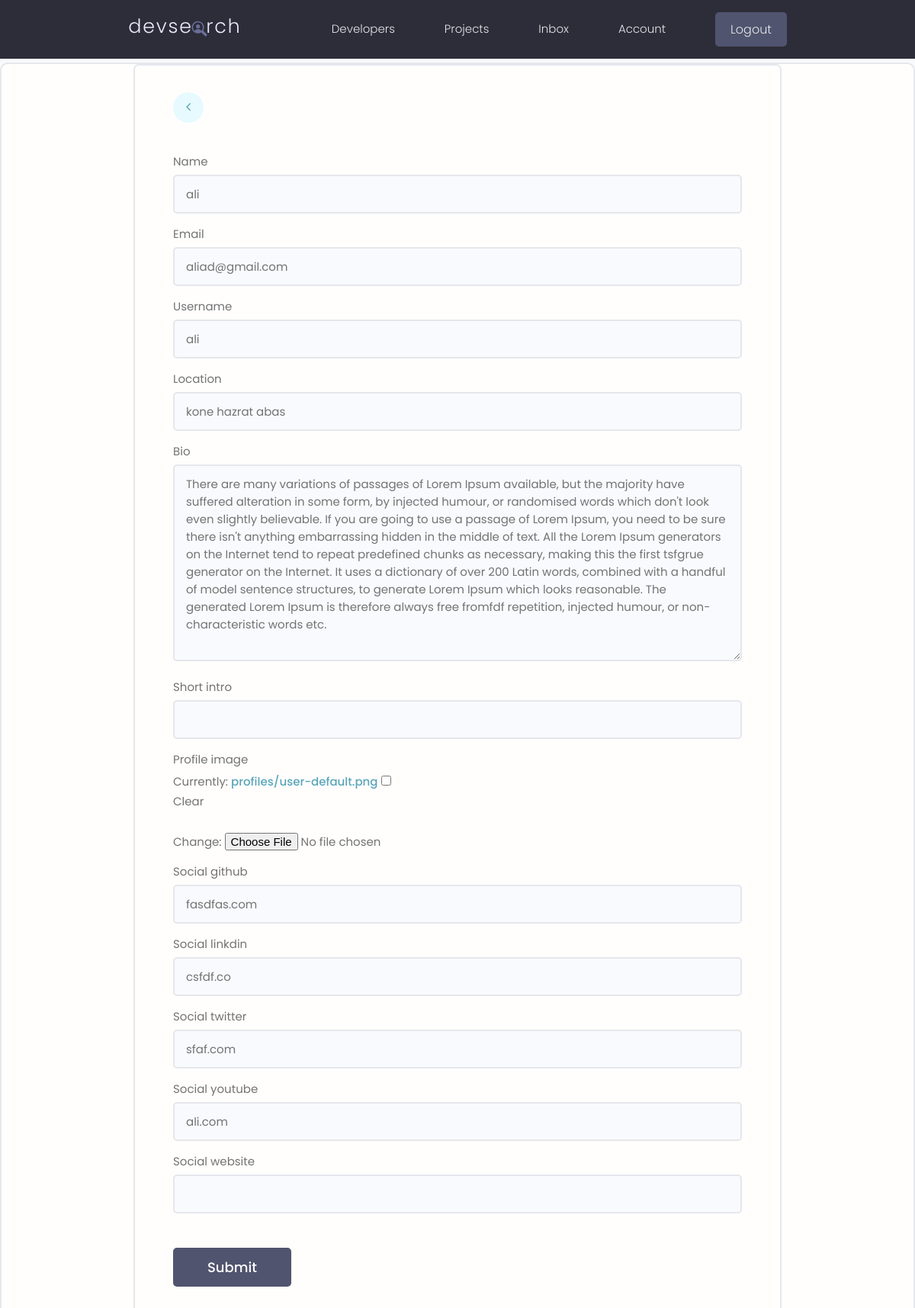
/editaccount/ (signed in), run on an earlier commit of the app's database.
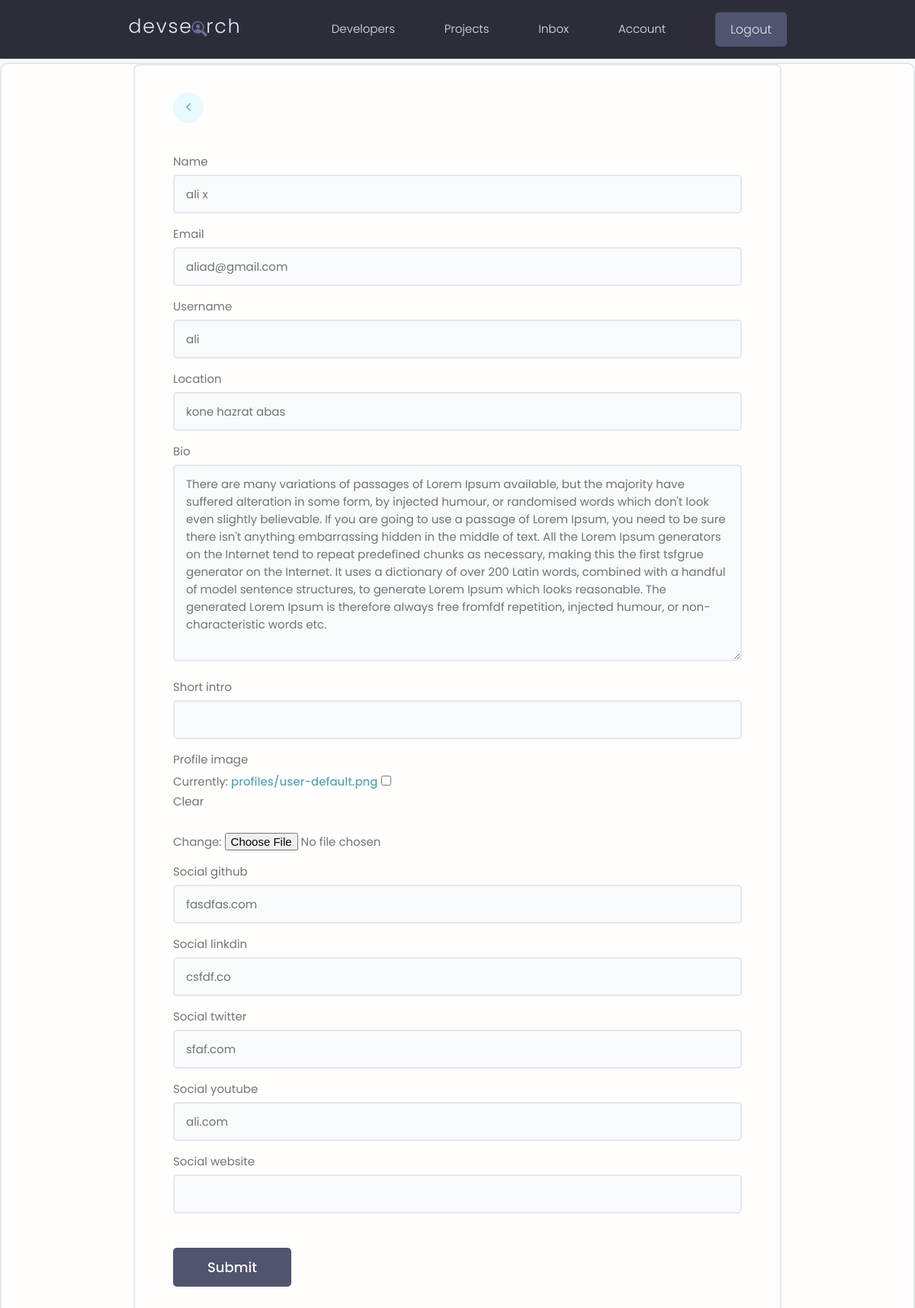
And on a later commit of the database.
### users/models.py (models this page shows, shortened)
class Profile(models.Model):
      user = models.OneToOneField(User, on_delete=models.CASCADE,
            null=True, blank=True)
      name = models.CharField(max_length=200, blank=True, null=True)
      email = models.EmailField(max_length=500, blank=True,null=True)
      username =models.CharField(max_length=200, blank=True, null=True)
      location = models.CharField(max_length=200, blank=True, null=True)
      short_intro = models.CharField(max_length=200, blank=True, null=True)
      bio = models.TextField(blank=True, null=True)
      profile_image = models.ImageField(blank=True,null=True,
            default='user-default.png', upload_to='profiles/')
      social_github  = models.CharField(max_length=200, blank=True, null=True)
      social_twitter = models.CharField(max_length=200, blank=True, null=True)
      social_linkdin = models.CharField(max_length=200, blank=True, null=True)
      social_youtube = models.CharField(max_length=200, blank=True, null=True)
      social_website = models.CharField(max_length=200, blank=True, null=True)
      created = models.DateTimeField(auto_now_add=True)
      id = models.UUIDField(default=uuid.uuid4 ,
                  unique=True , primary_key=True , editable=False )

### users/views.py (the view)
# urls.py: path('editaccount/',views.editAccount, name='editaccount'),
@login_required(login_url ='login')
def editAccount(request):
      profile = request.user.profile
      form = ProfileForm(instance=profile)
      if request.method == 'POST':
            form = ProfileForm(request.POST,request.FILES,instance=profile)
            if form.is_valid():
                  form.save()
                  return redirect('account')
      context = {'form':form}
      return render(request,'users/profile_form.html', context )

### users/forms.py
class ProfileForm(ModelForm):
      class Meta:
            model = Profile
            fields = ['name','email',
                        'username','location','bio','short_intro','profile_image',
                        'social_github','social_linkdin','social_twitter',
                        'social_youtube',
                        'social_website',
                    ]
      def __init__(self,*args, **kwargs):
            super(ProfileForm, self).__init__(*args,**kwargs)
            for name , field in self.fields.items():
                  field.widget.attrs.update(
                        {
                              'class':"input input--text" ,
                               'id':"formInput#text" ,
                        }
                  )

### users/templates/users/profile_form.html (shortened to what this page needs)
{% extends "base.html" %}
{% load static %}
{% block content %}
<main class="formPage my-xl card">
    <div class="content-box">
        <div class="formWrapper">
            <a class="backButton" href="{% url 'account'  %}"><i class="fa fa-angle-left"></i></a>
            <br>
            <form class="form" method="POST" action="{% url 'editaccount' %}" enctype="multipart/form-data">
                {% for field in form %}
                <div class="form__field">
                    <label for="formInput#text">{{field.label}} </label>
                    {{field}}
                </div>
                {% endfor %}
                <input class="btn btn--sub btn--lg  my-md" type="submit" value="Submit" />
            </form>
        </div>
    </div>
</main>
{% endblock content %}

What changed in the data, as far as the page shows it:
changed Profile "aliad@gmail.com": name "ali" → "ali x"
